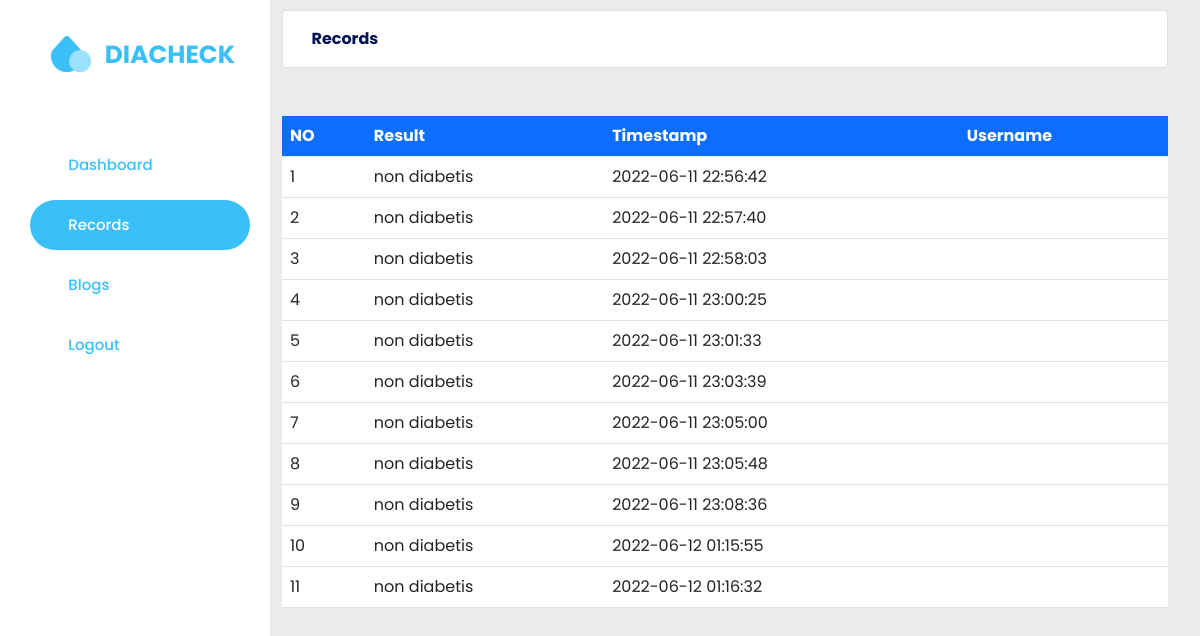
The page /results (signed in) on the database its author committed.
### diacheck/models.py (models this page shows, shortened)
class Prediction(db.Model):
    __tablename__ = 'prediction'
    id = db.Column(db.Integer, primary_key=True)
    test_number = db.Column(db.Integer, unique=False, nullable=False)
    result = db.Column(db.String(150), unique=False, nullable=False)
    timestamp = db.Column(db.DateTime, server_default=db.func.current_timestamp())

### diacheck/routes.py (the view)
@app.route("/results", methods=['GET', 'POST'])
@login_required
def results():
    results = Prediction.query.filter_by(test_number = current_user.id).all()
    return render_template('results.html', title='Results', result = results)

### diacheck/models.py (called while the page is built)
@login_manager.user_loader
def load_user(user_id):
    return User.query.get(int(user_id))

### diacheck/templates/results.html (shortened to what this page needs)
<!DOCTYPE html>
<html>
<head>
    <link rel="stylesheet" href="{{ url_for('static', filename='css/bootstrap.min.css') }}" >
    <link rel="stylesheet" type="text/css" href="{{ url_for('static', filename='fonts/icomoon/style.css') }}">
    <link rel="stylesheet" type="text/css" href="{{ url_for('static', filename='dashboard.css') }}">
    <link href="https://cdn.jsdelivr.net/npm/select2@4.1.0-rc.0/dist/css/select2.min.css" rel="stylesheet" />
	<link rel="stylesheet" href="https://stackpath.bootstrapcdn.com/font-awesome/4.7.0/css/font-awesome.min.css">
	<link rel="stylesheet" href="{{ url_for('static', filename='style.css') }}">
</head>
<body>
    <div class="row" style="margin: 0;">
<div class="nav-section">
  <a class="navbar-brand mr-4" href="/"  style="display: flex;justify-content: flex-start;">
    <div class="logo" style="justify-content: center;
    margin-bottom: 20px;
    margin-top: 20px;"><a href="/">
      <img src="{{ url_for('static', filename='img/logo.png') }}" alt="Logo" />
      <h3 style="display:inline;">DIACHECK</h3></a>
    </div>
  </a>
  <br><br>
  <ul>
      <li ><a href="/dashboard"><i class="icon-dashboard"></i>Dashboard</a></li>
      <li class="active"><a href="/results"><i class="icon-book"></i>Records</a></li>
      <li><a href="/blogs"><i class="icon-bell"></i>Blogs</a></li>
      <li><a href="/logout"><i class="icon-power-off"></i>Logout</a></li>
  </ul>
</div>
<section class="main-section" style="width:calc(100% - 290px)">
  <div class="card" style="margin-top: 10px;">
          <div class="card-body" style="display: flex;justify-content: space-between;align-items:center"><b style="color:#011353;"> <i class="icon-dashboard"></i>Records</b>
          </div>
        </div>
  <br>
    <br>
      <table class="table table-hover" style="background: white;">
          <tr class="bg-primary text-white">
            <th>NO</th>
            <th>Result</th>
            <th>Timestamp</th>
            <th>Username</th>
        </tr>
        {% for i in result %}
        <tr>
            <td>{{loop.index}}</td>
            <td> {{i.result}} </td>
            <td> {{i.timestamp}} </td>
            <td> {{i.username}} </td>
        </tr>
        {% endfor %}
        </table>
</section>
</body>
</html>

### diacheck/static/dashboard.css (style rules this page uses)
* { margin: 0; }
body { background-color: #ebebed; }
.nav-section, .calendar-section { width: 270px; background-color: white; position: fixed; left: 0; top: 0; bottom: 0; z-index: 900; padding: 10px 20px; display: block; margin: auto; transition: all 0.6s ease-in-out; }
.main-section { margin-left: 270px; width: calc(100% - 580px); transition: all 0.6s ease-in-out; }
ul li { list-style: none; }
.nav-section ul li { border-radius: 30px; height: 50px; display: flex; width: 100%; padding-left: 17px; align-items: center; margin-bottom: 10px; }
.nav-section ul li i { margin-right: 10px; }
.nav-section ul li.active, .nav-section ul li.active:hover { background-color: #3abff9; }
.nav-section ul li a { font-size: 15px; font-weight: 500; width: 100%; }
.nav-section ul li.active > a { color: white !important; }
.nav-section ul { padding-left: 0.6rem; }
a { color: #3abff9 !important; }

### diacheck/static/style.css (style rules this page uses)
*, *::before, *::after { padding: 0; margin: 0; box-sizing: border-box; }
body { font-family: "Poppins", sans-serif; }
img { width: 100%; }
a { text-decoration: none; }
.logo { display: flex; align-items: center; cursor: pointer; }
.logo img { width: 40px; margin-right: 0.6rem; margin-top: -0.6rem; }
.logo h3 { color: var(--darkTwo); font-size: 1.55rem; line-height: 1.2; font-weight: 700; }

### rows shown on the page
Prediction: result "non diabetis", timestamp "2022-06-11 22:56:42"
Prediction: result "non diabetis", timestamp "2022-06-11 22:57:40"
Prediction: result "non diabetis", timestamp "2022-06-11 22:58:03"
Prediction: result "non diabetis", timestamp "2022-06-11 23:00:25"
Prediction: result "non diabetis", timestamp "2022-06-11 23:01:33"
Prediction: result "non diabetis", timestamp "2022-06-11 23:03:39"
Prediction: result "non diabetis", timestamp "2022-06-11 23:05:00"
Prediction: result "non diabetis", timestamp "2022-06-11 23:05:48"
Prediction: result "non diabetis", timestamp "2022-06-11 23:08:36"
Prediction: result "non diabetis", timestamp "2022-06-12 01:15:55"
Prediction: result "non diabetis", timestamp "2022-06-12 01:16:32"
